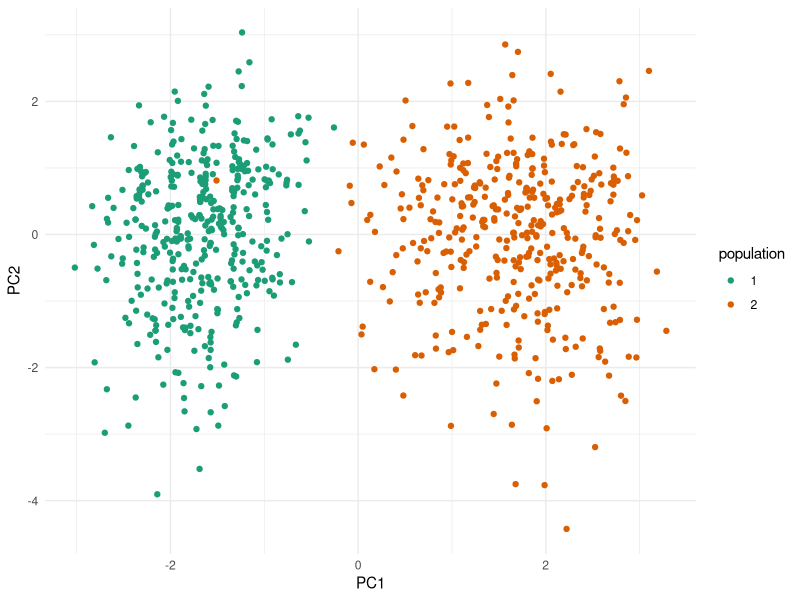
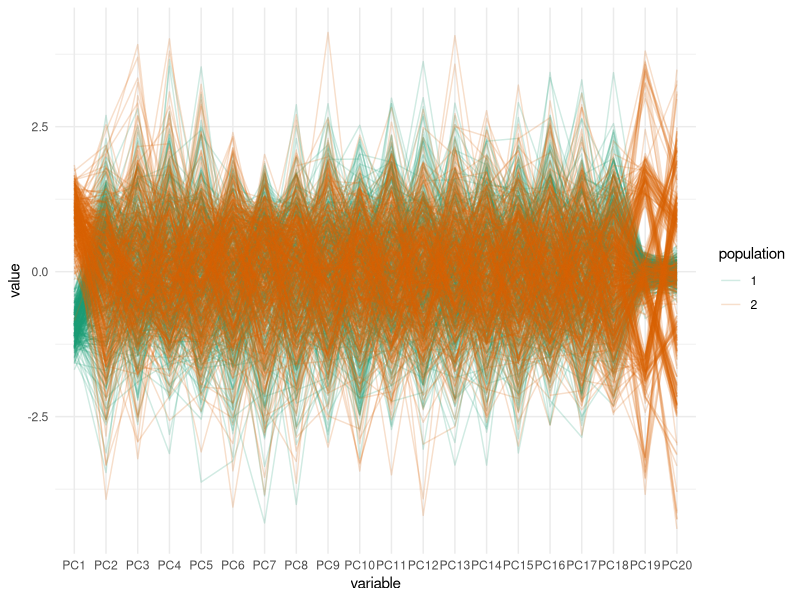
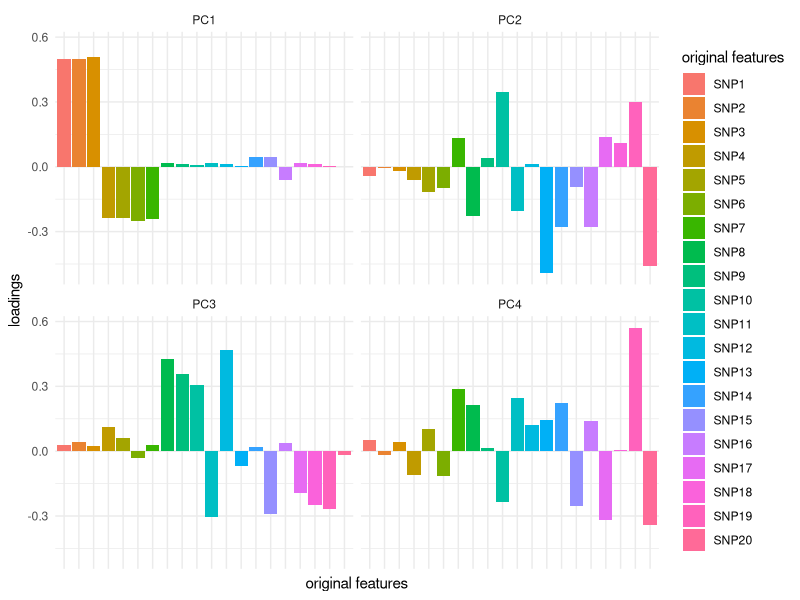
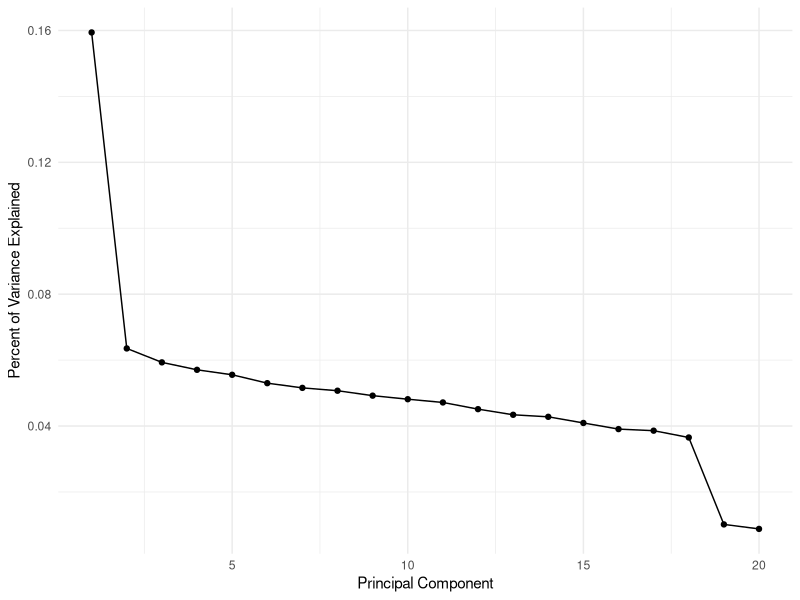
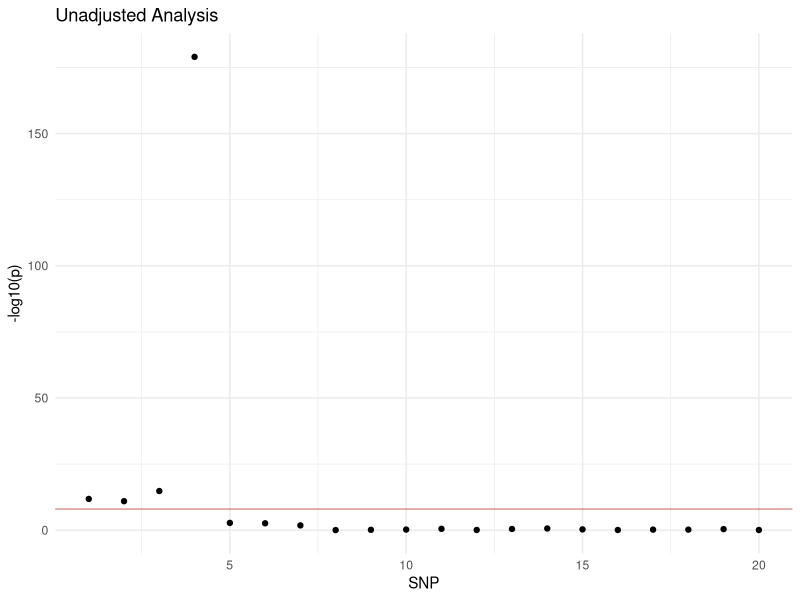
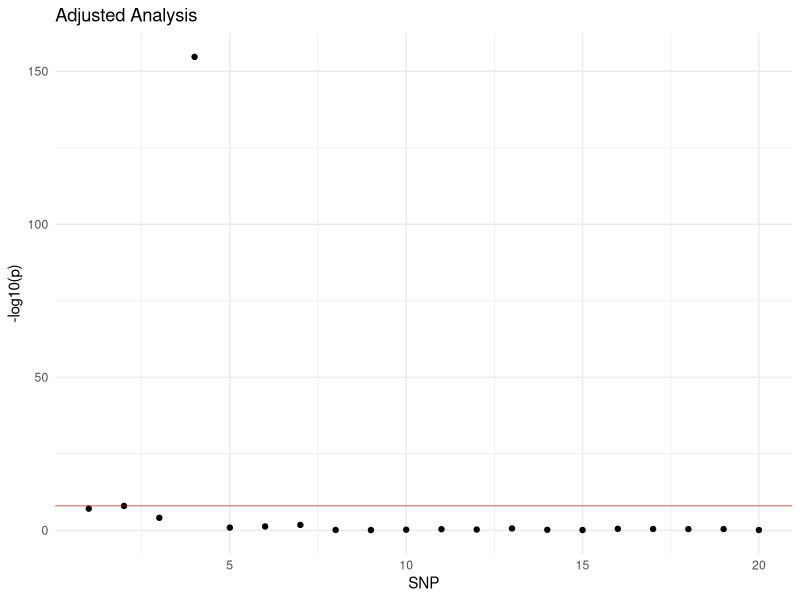

Here is the R script that generated these plots, in order:
## ---- chunk 1
library(tidyverse)
library(broom)
library(GGally)
## ---- chunk 2
# simulate a genetic variant with freq. depending on which population the person belongs to
sim_data_onevar <- function(pop, maf){
  snp <- rbinom(n = length(pop), size = 2, p = maf[pop])
  return(snp)
}

# create dataset with two types of SNPs
popidx <- rep(1:2, each = 400)
maf1 <- c(0, 0.8) # type 1: non-existent in pop 1, frequent in pop2 (different btwn pops)
maf2 <- c(0.5, 0.3) # type 2: higher frequency in pop 1 and lower in pop 2 (different btwn pops)
maf3 <- c(0.1, 0.11) # type 3: similar freq in pops 1 and 2


set.seed(494)
# arguments include number of snps to create, and the population and maf for each pop we created before
snps1 <- replicate(3, sim_data_onevar(pop = popidx, maf = maf1)) 
snps2 <- replicate(4, sim_data_onevar(pop = popidx, maf = maf2)) 
snps3 <- replicate(13, sim_data_onevar(pop = popidx, maf = maf3))

pcadata <- cbind(popidx, snps1, snps2, snps3) %>%
  as.data.frame()
names(pcadata) <- c('population', paste0('SNP', 1:(ncol(pcadata)-1)))

# simulating a trait on snp 4 in our data
n <- 800 # number of individuals 
trait <- 2 * pcadata[,'SNP4'] + rnorm(n, 0, 1) # y = 2 * x + e

trait <- as.data.frame(trait) 

# joining snps and trait
pcadata <- as.data.frame(cbind(trait, pcadata))

## ---- chunk 3
get_MAF <- function(snp){
  sum(snp)/(2*length(snp))
}

# get observed allele frequency for each population
pcadata %>%
  group_by(population) %>%
  summarize_all(get_MAF)
## ---- chunk 4
genotype <- pcadata %>%
  select(-population, -trait)

# performing pca
pca_out <- prcomp(genotype, center = TRUE, scale = TRUE)

# storing loadings and scores from pca
pca_loadings <- pca_out$rotation
pca_scores <- pca_out$x
## ---- chunk 5
pca_scores %>%
  as.data.frame() %>% # convert pca_scores into a data frame for plotting
  mutate(population = as.factor(pcadata$population)) %>%  # add the population labels
  ggplot(aes(x = PC1, y = PC2, color = population)) + # then plot
  geom_point() + 
  theme_minimal()+
  scale_color_brewer(palette = 'Dark2')
## ---- chunk 6
# parallel coordinates plot
pca_scores %>%
  as.data.frame() %>%
  mutate(population = as.factor(pcadata$population)) %>% 
  ggparcoord(columns = 1:20, groupColumn = 'population', alpha = 0.2) + 
  theme_minimal() + 
  scale_color_brewer(palette = 'Dark2')
## ---- chunk 7
library(reshape2)

pca_loadings[, 1:4] %>%
  melt() %>% 
  ggplot(aes(x = Var1, y = value, fill = Var1)) +
  geom_bar(stat = "identity") +
  facet_wrap(~ Var2) + 
  labs(y = "loadings", x = "original features", fill = "original features") +
  theme_minimal() +
  theme(axis.text.x=element_blank(), axis.ticks.x = element_blank())
## ---- chunk 8
# extract variance of each PC
pca_var <- (pca_out$sdev)^2

# calculate proportion of variance explained
total_var <- sum(pca_var)
pve <- pca_var/total_var

## ---- chunk 9
# creating scree plot
pve %>%
  as.data.frame() %>%
  mutate(index = seq_len(length(pca_var))) %>%
  ggplot(aes(x = index, y = pve)) + 
  geom_point() + 
  geom_line() + 
  labs(x = 'Principal Component', y = 'Percent of Variance Explained') + 
  theme_minimal()
## ---- chunk 10
# empty vector to store p-values
pvals <- c()

# loop through the 20 SNPs
for(i in 1:20){
  dat <- pcadata %>% select(trait, paste0('SNP',i)) # pull out just the trait and SNP of interest
  mod <- lm(trait ~ ., data = dat) # regress trait on everything else (.), which is just SNP i in this case
  pvals[i] <- summary(mod)$coef[2,4] # pull out the p-value for the slope
}

# plot -log10 pvalues
data.frame(p = pvals, SNP = 1:20) %>%
  ggplot(aes(y = -log10(p), x = SNP)) + 
  geom_point() + 
  theme_minimal() + 
  geom_hline(yintercept=8, color = "firebrick", alpha = 0.5)+
  ggtitle('Unadjusted Analysis')
## ---- chunk 11
# empty vector to store p-values
pvals <- c()

# loop through the 15 SNPs
for(i in 1:20){
  dat <- pcadata %>% 
    select(trait, paste0('SNP',i)) %>% # pull out just the trait and SNP of interest
    mutate(PC1 = pca_scores[,1]) # add the scores for PC1
  mod <- lm(trait ~ ., data = dat) # regress trait on everything else (.), which is SNP i and PC1
  pvals[i] <- summary(mod)$coef[2,4] # pull out the p-value for the slope
}

# plot -log10 pvalues
data.frame(p = pvals, SNP = 1:20) %>%
  ggplot(aes(y = -log10(p), x = SNP)) + 
  geom_point() + 
  geom_hline(yintercept=8, color = "firebrick", alpha = 0.5)+
  theme_minimal() + 
  ggtitle('Adjusted Analysis')
